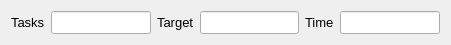
  <widget class="QWidget" name="horizontalLayoutWidget_4">
   <property name="geometry">
    <rect>
     <x>20</x>
     <y>620</y>
     <width>451</width>
     <height>35</height>
    </rect>
   </property>
   <property name="font">
    <font>
     <pointsize>10</pointsize>
    </font>
   </property>
   <layout class="QHBoxLayout" name="horizontalLayout_4">
    <item>
     <widget class="QLabel" name="tasks_label">
      <property name="font">
       <font>
        <pointsize>10</pointsize>
       </font>
      </property>
      <property name="text">
       <string>Tasks</string>
      </property>
     </widget>
    </item>
    <item>
     <widget class="QLineEdit" name="tasks_show">
      <property name="font">
       <font>
        <pointsize>10</pointsize>
       </font>
      </property>
      <property name="focusPolicy">
       <enum>Qt::NoFocus</enum>
      </property>
      <property name="readOnly">
       <bool>true</bool>
      </property>
     </widget>
    </item>
    <item>
     <widget class="QLabel" name="target_label">
      <property name="font">
       <font>
        <pointsize>10</pointsize>
       </font>
      </property>
      <property name="text">
       <string>Target</string>
      </property>
     </widget>
    </item>
    <item>
     <widget class="QLineEdit" name="target_show">
      <property name="font">
       <font>
        <pointsize>10</pointsize>
       </font>
      </property>
      <property name="focusPolicy">
       <enum>Qt::NoFocus</enum>
      </property>
      <property name="readOnly">
       <bool>true</bool>
      </property>
     </widget>
    </item>
    <item>
     <widget class="QLabel" name="time_label">
      <property name="font">
       <font>
        <pointsize>10</pointsize>
       </font>
      </property>
      <property name="text">
       <string>Time</string>
      </property>
     </widget>
    </item>
    <item>
     <widget class="QLineEdit" name="time_show">
      <property name="font">
       <font>
        <pointsize>10</pointsize>
       </font>
      </property>
      <property name="focusPolicy">
       <enum>Qt::NoFocus</enum>
      </property>
      <property name="readOnly">
       <bool>true</bool>
      </property>
     </widget>
    </item>
   </layout>
  </widget>
